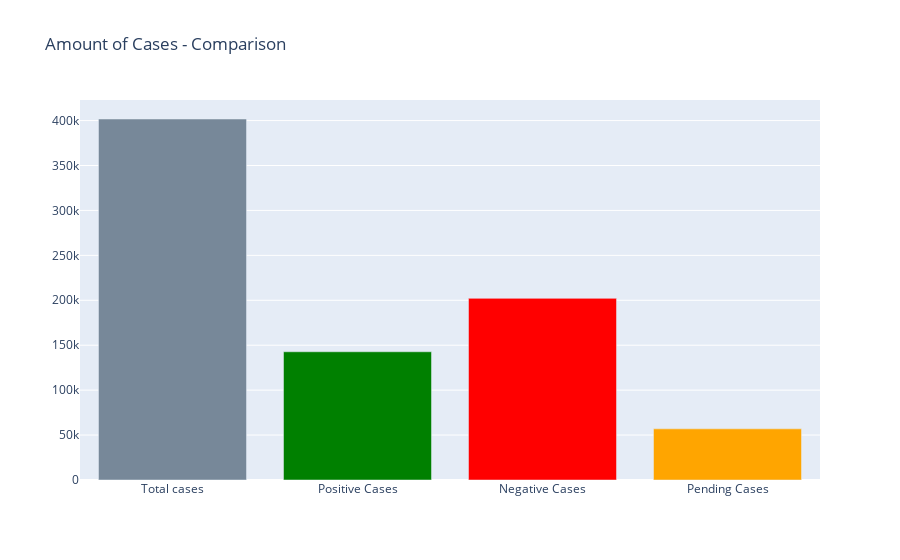

The code cell stored with this chart in its notebook:
### Markdown cell above
# Total cases - Positive cases - Negative cases - Pending cases

### Code cell
colors = ['lightslategray', 'Green', 'Red', 'orange']
fig = go.Figure([go.Bar(x=['Total cases', 'Positive Cases', 'Negative Cases', 'Pending Cases'],
                        y=[len(df), len(df_positive), len(df_negative), len(df_pending)],
                        marker_color=colors)]) # marker color can be a single color value or an iterable
fig.update_layout(
    title='Amount of Cases - Comparison')
fig.show()

### Figure 1 — Plotly figure (JSON) as saved in the notebook; plotly's stock layout.template omitted (floating-point values rounded to 4 significant figures)
{"data": [{"marker": {"color": ["lightslategray", "Green", "Red", "orange"]}, "type": "bar", "x": ["Total cases", "Positive Cases", "Negative Cases", "Pending Cases"], "y": [401755, 142690, 202139, 56926]}], "layout": {"autosize": true, "title": {"text": "Amount of Cases - Comparison"}, "xaxis": {"autorange": true, "range": [-0.5, 3.5], "type": "category"}, "yaxis": {"autorange": true, "range": [0, 422900], "type": "linear"}}}
